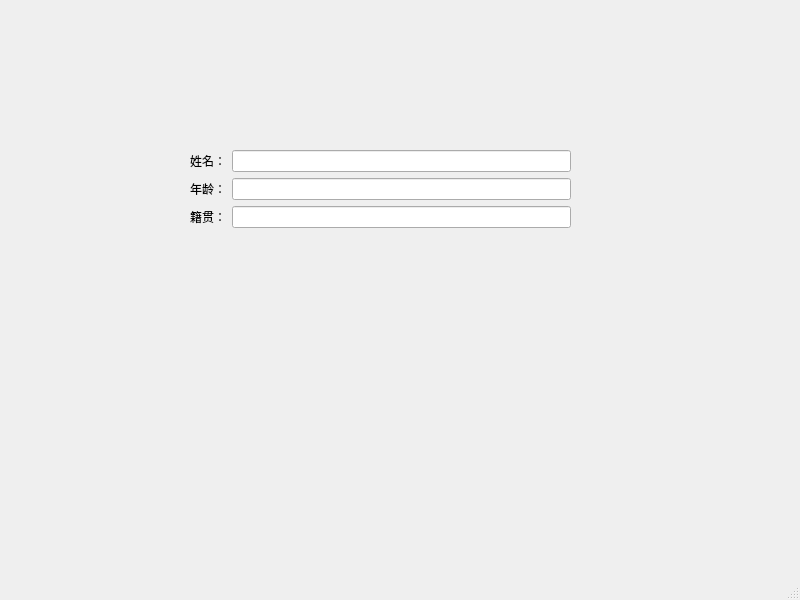
<?xml version="1.0" encoding="UTF-8"?>
<ui version="4.0">
 <class>MainWindow</class>
 <widget class="QMainWindow" name="MainWindow">
  <property name="geometry">
   <rect>
    <x>0</x>
    <y>0</y>
    <width>800</width>
    <height>600</height>
   </rect>
  </property>
  <property name="windowTitle">
   <string>MainWindow</string>
  </property>
  <widget class="QWidget" name="centralwidget">
   <widget class="QWidget" name="">
    <property name="geometry">
     <rect>
      <x>190</x>
      <y>150</y>
      <width>381</width>
      <height>241</height>
     </rect>
    </property>
    <layout class="QFormLayout" name="formLayout">
     <item row="0" column="0">
      <widget class="QLabel" name="label">
       <property name="text">
        <string>姓名：</string>
       </property>
      </widget>
     </item>
     <item row="1" column="0">
      <widget class="QLabel" name="label_2">
       <property name="text">
        <string>年龄：</string>
       </property>
      </widget>
     </item>
     <item row="1" column="1">
      <widget class="QLineEdit" name="lineEdit_2"/>
     </item>
     <item row="2" column="0">
      <widget class="QLabel" name="label_3">
       <property name="text">
        <string>籍贯：</string>
       </property>
      </widget>
     </item>
     <item row="2" column="1">
      <widget class="QLineEdit" name="lineEdit_3"/>
     </item>
     <item row="0" column="1">
      <widget class="QLineEdit" name="lineEdit"/>
     </item>
    </layout>
   </widget>
  </widget>
  <widget class="QMenuBar" name="menubar">
   <property name="geometry">
    <rect>
     <x>0</x>
     <y>0</y>
     <width>800</width>
     <height>23</height>
    </rect>
   </property>
  </widget>
  <widget class="QStatusBar" name="statusbar"/>
 </widget>
 <resources/>
 <connections/>
</ui>
